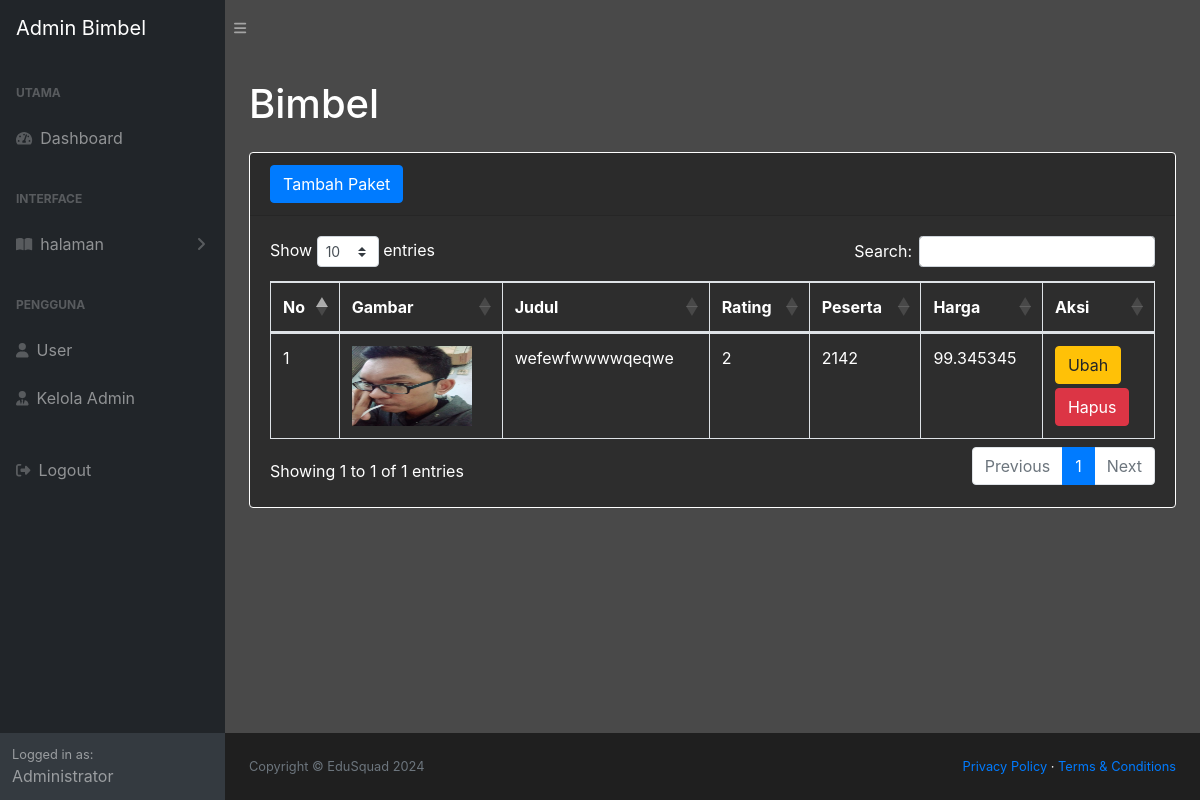
/adm/bimbel.php, run on the app's committed database.
### tables this page shows
CREATE TABLE `t_pbimbel` (
  `id` int(11) NOT NULL,
  `gambar` varchar(255) NOT NULL,
  `judul` varchar(25) NOT NULL,
  `rank` int(11) NOT NULL,
  `peserta` int(11) NOT NULL,
  `harga` int(11) NOT NULL
);

### adm/inc/functions.php (called while the page is built, shortened)
<?php
$conn = mysqli_connect("localhost", "root", "", "bimbel");
function query($query)
{
    global $conn;
    $result = mysqli_query($conn, $query);
    $rows = [];
    while ($row = mysqli_fetch_assoc($result)) {
        $rows[] = $row;
    }
    return $rows;
}

### adm/bimbel.php (the view, shortened to what this page needs)
<?php
require 'header.php';
$pbimbel = query("SELECT * FROM t_pbimbel");
?>
<?php
require('sidebar.php');
?>
<div id="layoutSidenav_content">
    <main>
        <div class="container-fluid px-4">
            <h1 class="mt-4">Bimbel</h1>
            <div class="card mb-4 mt-4">
                <div class="card-header">
                    <button type="button" class="btn btn-primary text-white" data-toggle="modal" data-target="#myModal">
                        Tambah Paket
                    </button>
                </div>
                <div class="card-body">
                    <div class="table-responsive">
                        <table class="table table-bordered" id="dataTable" width="100%" cellspacing="0">
                            <thead>
                                <tr>
                                    <th>No</th>
                                    <th>Gambar</th>
                                    <th>Judul</th>
                                    <th>Rating</th>
                                    <th>Peserta</th>
                                    <th>Harga</th>
                                    <th>Aksi</th>
                                </tr>
                            </thead>
                            <tbody>
                                <?php $i = 1; ?>
                                <?php foreach ($pbimbel as $row) : ?>
                                    <tr>
                                        <td><?= $i; ?></td>
                                        <td><img src="img/<?= $row["gambar"]; ?>" width="120" height="80"></td>
                                        <td><?= $row["judul"]; ?></td>
                                        <td><?= $row["rank"]; ?></td>
                                        <td><?= $row["peserta"]; ?></td>
                                        <td>99.<?= $row["harga"]; ?></td>
                                        <td>
                                            <a type="button" class="btn btn-warning" data-toggle="modal" data-target="#edit<?= $row["id"]; ?>">
                                                Ubah
                                            </a> <br>
                                            <a type="button" class="btn btn-danger mt-1" data-toggle="modal" data-target="#delete<?= $row["id"]; ?>">
                                                Hapus
                                            </a>
                                        </td>
                                    </tr>
                                    <?php $i++; ?>
                                <?php endforeach; ?>
                            </tbody>
                        </table>
                    </div>
                </div>
            </div>
        </div>
    </main>
    <?php
    require('footer.php');
    ?>

### data on the page
t_pbimbel: gambar (picture), judul "wefewfwwwwqeqwe", rank "2", peserta "2142", harga "345345"
